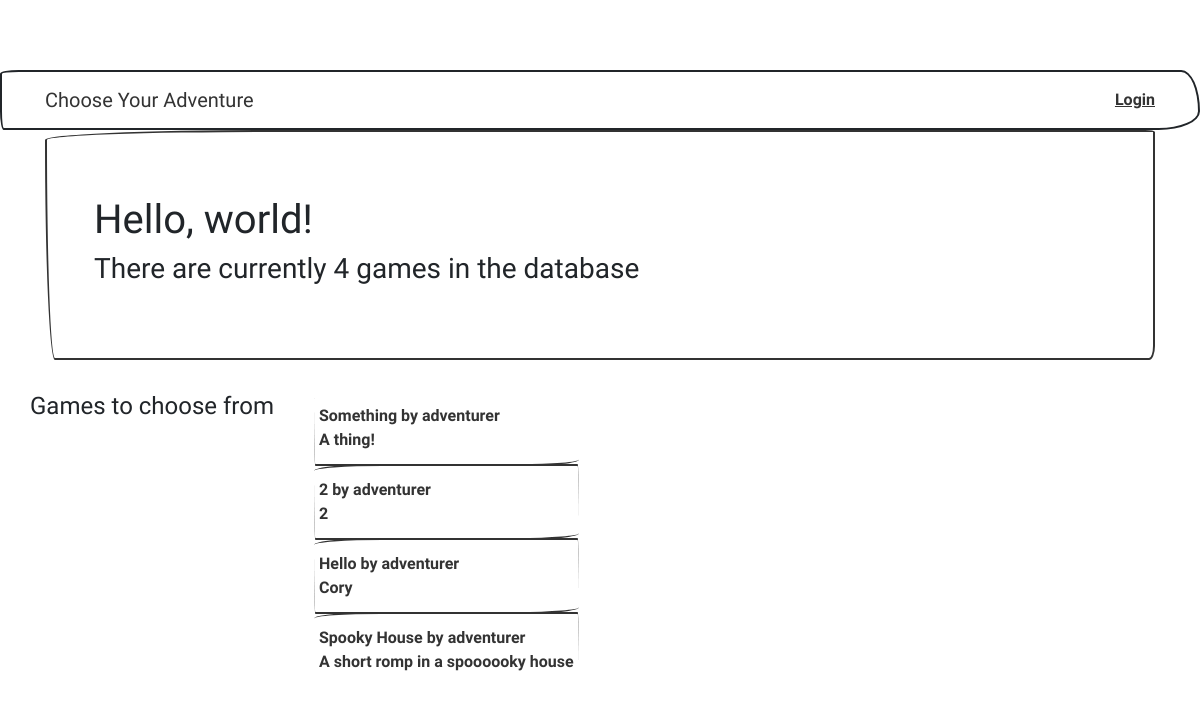
/, run on an earlier commit of the app's database.
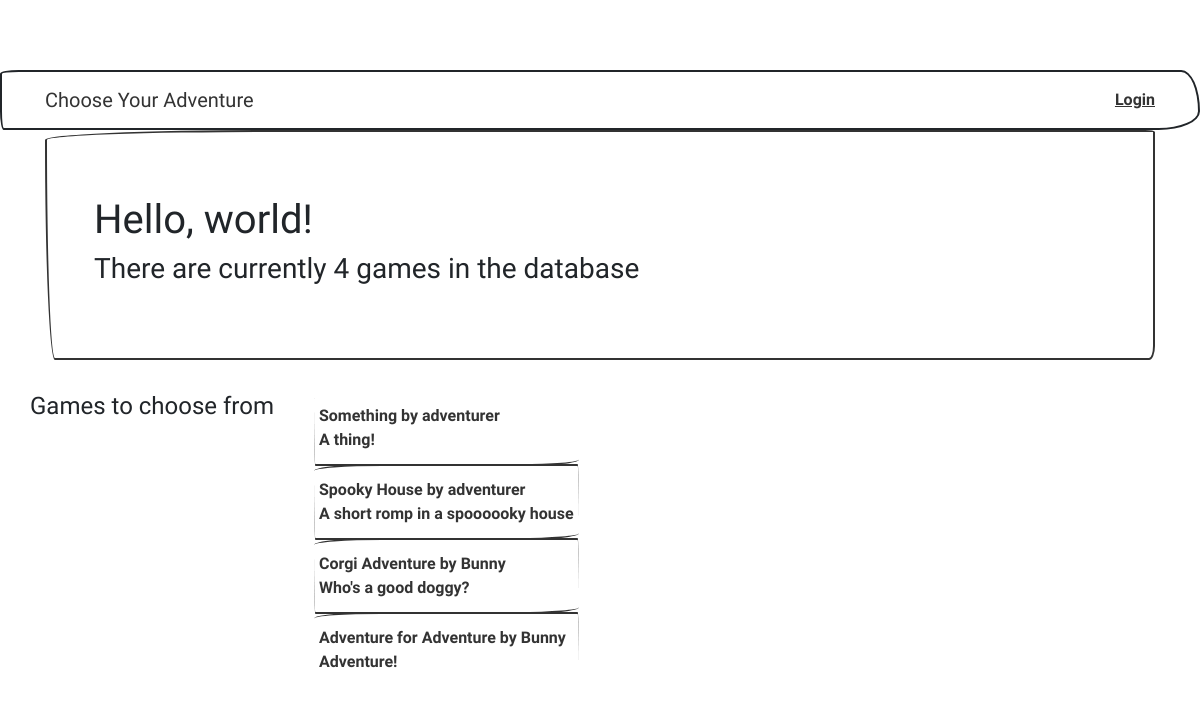
And on a later commit of the database.
### ChooseYourAdventure/models.py (models this page shows, shortened)
class Game(models.Model):
    title = models.CharField(max_length=100, help_text='Pick a snazzy title')
    creator = models.ForeignKey(User, related_name="creator", null=True, on_delete=models.SET_NULL)
    description = models.CharField(blank=True, max_length=250)
    code = models.TextField(null=True, help_text='Add your game code here')
    url = models.CharField(max_length=200, unique=True)
    date_created = models.DateTimeField(auto_now_add=True)
    date_modified = models.DateTimeField(auto_now=True)
    keywords = models.ManyToManyField(Keyword, verbose_name="list of keywords")
    objects = GamesQuerySet.as_manager()
    def get_absolute_url(self):
        return reverse('game_page', args=[self.url])

### ChooseYourAdventure/views.py (the view)
# urls.py: path('', welcome, name='welcome'),
def welcome(request):
    return render(request, "ChooseYourAdventure/welcome.html",
                  {'total_games': Game.objects.count(),
                   'games': Game.objects.all()})

### templates/ChooseYourAdventure/welcome.html (shortened to what this page needs)
{% extends 'base.html' %}
{% block content %}
    <div class="jumbotron">
    <div class="container">
        <h1>Hello, world!</h1>
        <h3>There are currently  {{ total_games }} games in the database</h3>
    </div>
    </div>
    <div class="row">
        <h4>Games to choose from</h4>
        <ul>
            {%  for game in games %}
                <a class="list-group-item" href="{{ game.get_absolute_url }}">
                    <div class="row">
                        {{ game.title }} by {{ game.creator }}
                    </div>
                    <div class="row">
                        {{ game.description }}
                    </div>
                </a>
            {% endfor %}
        </ul>
    </div>
{% endblock %}

### templates/base.html (shortened to what this page needs)
{% load staticfiles %}
<!doctype html>
 <html class="no-js" lang="">
    <head>
        <link rel="stylesheet" href="{% static "css/bootstrap.min.css" %}">
        <link rel="stylesheet" href="{% static "css/main.css" %}">
    </head>
    <body>
    <nav class="navbar navbar-inverse navbar-fixed-top" role="navigation">
      <div class="container">
        <div class="navbar-header">
            <a class="navbar-brand" href="/">Choose Your Adventure</a>
        </div>
        <ul class="nav navbar-nav navbar-right">
            {% if user.is_authenticated %}
            <li><a href="{% url 'logout' %}">Logout</a> </li>
            {% else %}
            <li><a href="{%  url 'login' %}">Login</a></li>
            {% endif%}
        </ul>
      </div>
    </nav>
        <div class="container">
            {% block content %}
            {% endblock %}
        </div>
    </body>
</html>

### templates/base.html (style rules this page uses)
body { padding-top: 70px; padding-bottom: 20px; }

What changed in the data, as far as the page shows it:
removed Game: title "2", creator "adventurer", description "2"
removed Game: title "Hello", creator "adventurer", description "Cory"
added Game: title "Corgi Adventure", creator "Bunny", description "Who's a good doggy?"
added Game: title "Adventure for Adventure", creator "Bunny", description "Adventure!"
